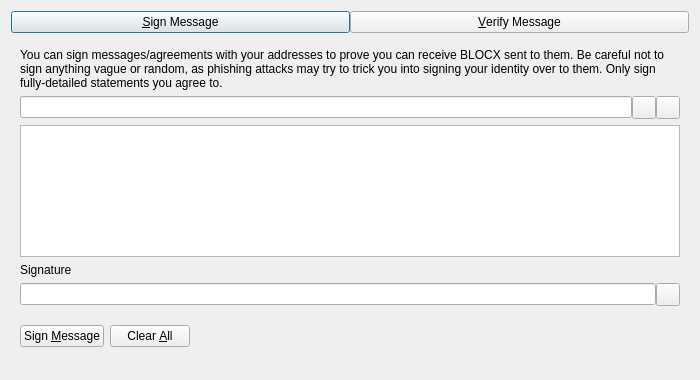
<?xml version="1.0" encoding="UTF-8"?>
<ui version="4.0">
 <class>SignVerifyMessageDialog</class>
 <widget class="QDialog" name="SignVerifyMessageDialog">
  <property name="geometry">
   <rect>
    <x>0</x>
    <y>0</y>
    <width>700</width>
    <height>380</height>
   </rect>
  </property>
  <property name="windowTitle">
   <string>Signatures - Sign / Verify a Message</string>
  </property>
  <property name="modal">
   <bool>true</bool>
  </property>
  <layout class="QVBoxLayout" name="verticalLayout">
   <item>
    <layout class="QHBoxLayout" name="horizontalLayout_Buttons_2">
     <property name="spacing">
      <number>0</number>
     </property>
     <property name="topMargin">
      <number>0</number>
     </property>
     <item>
      <widget class="QPushButton" name="btnSignMessage">
       <property name="text">
        <string>&amp;Sign Message</string>
       </property>
       <property name="checkable">
        <bool>true</bool>
       </property>
      </widget>
     </item>
     <item>
      <widget class="QPushButton" name="btnVerifyMessage">
       <property name="text">
        <string>&amp;Verify Message</string>
       </property>
       <property name="checkable">
        <bool>true</bool>
       </property>
      </widget>
     </item>
    </layout>
   </item>
   <item>
    <widget class="QStackedWidget" name="stackedWidgetSig">
     <property name="minimumSize">
      <size>
       <width>0</width>
       <height>0</height>
      </size>
     </property>
     <property name="currentIndex">
      <number>0</number>
     </property>
     <widget class="QWidget" name="pageSignMessage">
      <layout class="QVBoxLayout" name="verticalLayout_SM">
       <item>
        <widget class="QLabel" name="infoLabel_SM">
         <property name="text">
          <string>You can sign messages/agreements with your addresses to prove you can receive BLOCX sent to them. Be careful not to sign anything vague or random, as phishing attacks may try to trick you into signing your identity over to them. Only sign fully-detailed statements you agree to.</string>
         </property>
         <property name="textFormat">
          <enum>Qt::PlainText</enum>
         </property>
         <property name="wordWrap">
          <bool>true</bool>
         </property>
        </widget>
       </item>
       <item>
        <layout class="QHBoxLayout" name="horizontalLayout_1_SM">
         <property name="spacing">
          <number>0</number>
         </property>
         <item>
          <widget class="QValidatedLineEdit" name="addressIn_SM">
           <property name="toolTip">
            <string>The BLOCX address to sign the message with</string>
           </property>
          </widget>
         </item>
         <item>
          <widget class="QToolButton" name="addressBookButton_SM">
           <property name="toolTip">
            <string>Choose previously used address</string>
           </property>
           <property name="text">
            <string/>
           </property>
           <property name="shortcut">
            <string>Alt+A</string>
           </property>
          </widget>
         </item>
         <item>
          <widget class="QToolButton" name="pasteButton_SM">
           <property name="toolTip">
            <string>Paste address from clipboard</string>
           </property>
           <property name="text">
            <string/>
           </property>
           <property name="shortcut">
            <string>Alt+P</string>
           </property>
          </widget>
         </item>
        </layout>
       </item>
       <item>
        <widget class="QPlainTextEdit" name="messageIn_SM">
         <property name="toolTip">
          <string>Enter the message you want to sign here</string>
         </property>
        </widget>
       </item>
       <item>
        <widget class="QLabel" name="signatureLabel_SM">
         <property name="text">
          <string>Signature</string>
         </property>
         <property name="textFormat">
          <enum>Qt::PlainText</enum>
         </property>
        </widget>
       </item>
       <item>
        <layout class="QHBoxLayout" name="horizontalLayout_2_SM">
         <property name="spacing">
          <number>0</number>
         </property>
         <item>
          <widget class="QLineEdit" name="signatureOut_SM">
           <property name="readOnly">
            <bool>true</bool>
           </property>
          </widget>
         </item>
         <item>
          <widget class="QToolButton" name="copySignatureButton_SM">
           <property name="toolTip">
            <string>Copy the current signature to the system clipboard</string>
           </property>
           <property name="text">
            <string/>
           </property>
          </widget>
         </item>
        </layout>
       </item>
       <item>
        <layout class="QHBoxLayout" name="horizontalLayout_3_SM">
         <item>
          <widget class="QPushButton" name="signMessageButton_SM">
           <property name="toolTip">
            <string>Sign the message to prove you own this BLOCX address</string>
           </property>
           <property name="text">
            <string>Sign &amp;Message</string>
           </property>
           <property name="autoDefault">
            <bool>false</bool>
           </property>
          </widget>
         </item>
         <item>
          <widget class="QPushButton" name="clearButton_SM">
           <property name="toolTip">
            <string>Reset all sign message fields</string>
           </property>
           <property name="text">
            <string>Clear &amp;All</string>
           </property>
           <property name="autoDefault">
            <bool>false</bool>
           </property>
          </widget>
         </item>
         <item>
          <spacer name="horizontalSpacer_1_SM">
           <property name="orientation">
            <enum>Qt::Horizontal</enum>
           </property>
           <property name="sizeHint" stdset="0">
            <size>
             <width>40</width>
             <height>48</height>
            </size>
           </property>
          </spacer>
         </item>
         <item>
          <widget class="QLabel" name="statusLabel_SM">
           <property name="text">
            <string/>
           </property>
           <property name="wordWrap">
            <bool>true</bool>
           </property>
          </widget>
         </item>
         <item>
          <spacer name="horizontalSpacer_2_SM">
           <property name="orientation">
            <enum>Qt::Horizontal</enum>
           </property>
           <property name="sizeHint" stdset="0">
            <size>
             <width>40</width>
             <height>48</height>
            </size>
           </property>
          </spacer>
         </item>
        </layout>
       </item>
      </layout>
     </widget>
     <widget class="QWidget" name="pageVerifyMessage">
      <layout class="QVBoxLayout" name="verticalLayout_VM">
       <item>
        <widget class="QLabel" name="infoLabel_VM">
         <property name="text">
          <string>Enter the receiver's address, message (ensure you copy line breaks, spaces, tabs, etc. exactly) and signature below to verify the message. Be careful not to read more into the signature than what is in the signed message itself, to avoid being tricked by a man-in-the-middle attack. Note that this only proves the signing party receives with the address, it cannot prove sendership of any transaction!</string>
         </property>
         <property name="textFormat">
          <enum>Qt::PlainText</enum>
         </property>
         <property name="alignment">
          <set>Qt::AlignLeading|Qt::AlignLeft|Qt::AlignTop</set>
         </property>
         <property name="wordWrap">
          <bool>true</bool>
         </property>
        </widget>
       </item>
       <item>
        <layout class="QHBoxLayout" name="horizontalLayout_1_VM">
         <property name="spacing">
          <number>0</number>
         </property>
         <item>
          <widget class="QValidatedLineEdit" name="addressIn_VM">
           <property name="toolTip">
            <string>The BLOCX address the message was signed with</string>
           </property>
          </widget>
         </item>
         <item>
          <widget class="QToolButton" name="addressBookButton_VM">
           <property name="toolTip">
            <string>Choose previously used address</string>
           </property>
           <property name="text">
            <string/>
           </property>
           <property name="shortcut">
            <string>Alt+A</string>
           </property>
          </widget>
         </item>
        </layout>
       </item>
       <item>
        <widget class="QPlainTextEdit" name="messageIn_VM"/>
       </item>
       <item>
        <widget class="QValidatedLineEdit" name="signatureIn_VM"/>
       </item>
       <item>
        <layout class="QHBoxLayout" name="horizontalLayout_2_VM">
         <item>
          <widget class="QPushButton" name="verifyMessageButton_VM">
           <property name="toolTip">
            <string>Verify the message to ensure it was signed with the specified BLOCX address</string>
           </property>
           <property name="text">
            <string>Verify &amp;Message</string>
           </property>
           <property name="autoDefault">
            <bool>false</bool>
           </property>
          </widget>
         </item>
         <item>
          <widget class="QPushButton" name="clearButton_VM">
           <property name="toolTip">
            <string>Reset all verify message fields</string>
           </property>
           <property name="text">
            <string>Clear &amp;All</string>
           </property>
           <property name="autoDefault">
            <bool>false</bool>
           </property>
          </widget>
         </item>
         <item>
          <spacer name="horizontalSpacer_1_VM">
           <property name="orientation">
            <enum>Qt::Horizontal</enum>
           </property>
           <property name="sizeHint" stdset="0">
            <size>
             <width>40</width>
             <height>48</height>
            </size>
           </property>
          </spacer>
         </item>
         <item>
          <widget class="QLabel" name="statusLabel_VM">
           <property name="text">
            <string/>
           </property>
           <property name="wordWrap">
            <bool>true</bool>
           </property>
          </widget>
         </item>
         <item>
          <spacer name="horizontalSpacer_2_VM">
           <property name="orientation">
            <enum>Qt::Horizontal</enum>
           </property>
           <property name="sizeHint" stdset="0">
            <size>
             <width>40</width>
             <height>48</height>
            </size>
           </property>
          </spacer>
         </item>
        </layout>
       </item>
      </layout>
     </widget>
    </widget>
   </item>
  </layout>
 </widget>
 <customwidgets>
  <customwidget>
   <class>QValidatedLineEdit</class>
   <extends>QLineEdit</extends>
   <header>qt/qvalidatedlineedit.h</header>
  </customwidget>
 </customwidgets>
 <resources>
  <include location="../blocx.qrc"/>
 </resources>
 <connections/>
</ui>
